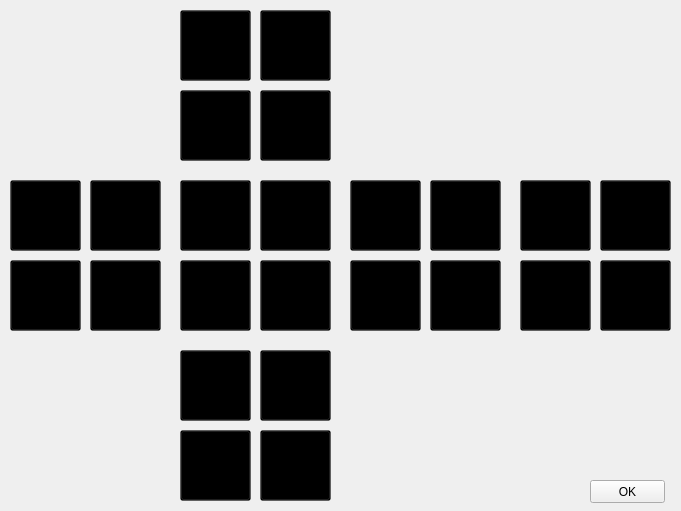
<?xml version="1.0" encoding="UTF-8"?>
<ui version="4.0">
 <class>scrambleDialog2x2</class>
 <widget class="QDialog" name="scrambleDialog2x2">
  <property name="geometry">
   <rect>
    <x>0</x>
    <y>0</y>
    <width>681</width>
    <height>511</height>
   </rect>
  </property>
  <property name="windowTitle">
   <string>2x2 Scramble</string>
  </property>
  <widget class="QPushButton" name="bs2_2">
   <property name="enabled">
    <bool>false</bool>
   </property>
   <property name="geometry">
    <rect>
     <x>520</x>
     <y>260</y>
     <width>71</width>
     <height>71</height>
    </rect>
   </property>
   <property name="styleSheet">
    <string notr="true">background-color: rgb(0, 0, 0);
background-color: rgba(0, 0, 0, 50);</string>
   </property>
   <property name="text">
    <string/>
   </property>
  </widget>
  <widget class="QPushButton" name="gs3_2">
   <property name="enabled">
    <bool>false</bool>
   </property>
   <property name="geometry">
    <rect>
     <x>260</x>
     <y>260</y>
     <width>71</width>
     <height>71</height>
    </rect>
   </property>
   <property name="styleSheet">
    <string notr="true">background-color: rgb(0, 0, 0);
background-color: rgba(0, 0, 0, 50);</string>
   </property>
   <property name="text">
    <string/>
   </property>
  </widget>
  <widget class="QPushButton" name="ys1_2">
   <property name="enabled">
    <bool>false</bool>
   </property>
   <property name="geometry">
    <rect>
     <x>260</x>
     <y>350</y>
     <width>71</width>
     <height>71</height>
    </rect>
   </property>
   <property name="styleSheet">
    <string notr="true">background-color: rgb(0, 0, 0);
background-color: rgba(0, 0, 0, 50);</string>
   </property>
   <property name="text">
    <string/>
   </property>
  </widget>
  <widget class="QPushButton" name="ys0_2">
   <property name="enabled">
    <bool>false</bool>
   </property>
   <property name="geometry">
    <rect>
     <x>180</x>
     <y>350</y>
     <width>71</width>
     <height>71</height>
    </rect>
   </property>
   <property name="styleSheet">
    <string notr="true">background-color: rgb(0, 0, 0);
background-color: rgba(0, 0, 0, 50);</string>
   </property>
   <property name="text">
    <string/>
   </property>
  </widget>
  <widget class="QPushButton" name="os3_2">
   <property name="enabled">
    <bool>false</bool>
   </property>
   <property name="geometry">
    <rect>
     <x>90</x>
     <y>260</y>
     <width>71</width>
     <height>71</height>
    </rect>
   </property>
   <property name="styleSheet">
    <string notr="true">background-color: rgb(0, 0, 0);
background-color: rgba(0, 0, 0, 50);</string>
   </property>
   <property name="text">
    <string/>
   </property>
  </widget>
  <widget class="QPushButton" name="os1_2">
   <property name="enabled">
    <bool>false</bool>
   </property>
   <property name="geometry">
    <rect>
     <x>90</x>
     <y>180</y>
     <width>71</width>
     <height>71</height>
    </rect>
   </property>
   <property name="styleSheet">
    <string notr="true">background-color: rgb(0, 0, 0);
background-color: rgba(0, 0, 0, 50);</string>
   </property>
   <property name="text">
    <string/>
   </property>
  </widget>
  <widget class="QPushButton" name="os2_2">
   <property name="enabled">
    <bool>false</bool>
   </property>
   <property name="geometry">
    <rect>
     <x>10</x>
     <y>260</y>
     <width>71</width>
     <height>71</height>
    </rect>
   </property>
   <property name="styleSheet">
    <string notr="true">background-color: rgb(0, 0, 0);
background-color: rgba(0, 0, 0, 50);</string>
   </property>
   <property name="text">
    <string/>
   </property>
  </widget>
  <widget class="QPushButton" name="os0_2">
   <property name="enabled">
    <bool>false</bool>
   </property>
   <property name="geometry">
    <rect>
     <x>10</x>
     <y>180</y>
     <width>71</width>
     <height>71</height>
    </rect>
   </property>
   <property name="styleSheet">
    <string notr="true">background-color: rgb(0, 0, 0);
background-color: rgba(0, 0, 0, 50);</string>
   </property>
   <property name="text">
    <string/>
   </property>
  </widget>
  <widget class="QPushButton" name="rs0_2">
   <property name="enabled">
    <bool>false</bool>
   </property>
   <property name="geometry">
    <rect>
     <x>350</x>
     <y>180</y>
     <width>71</width>
     <height>71</height>
    </rect>
   </property>
   <property name="styleSheet">
    <string notr="true">background-color: rgb(0, 0, 0);
background-color: rgba(0, 0, 0, 50);</string>
   </property>
   <property name="text">
    <string/>
   </property>
  </widget>
  <widget class="QPushButton" name="ws3_2">
   <property name="enabled">
    <bool>false</bool>
   </property>
   <property name="geometry">
    <rect>
     <x>260</x>
     <y>90</y>
     <width>71</width>
     <height>71</height>
    </rect>
   </property>
   <property name="styleSheet">
    <string notr="true">background-color: rgb(0, 0, 0);
background-color: rgba(0, 0, 0, 50);</string>
   </property>
   <property name="text">
    <string/>
   </property>
  </widget>
  <widget class="QPushButton" name="gs1_2">
   <property name="enabled">
    <bool>false</bool>
   </property>
   <property name="geometry">
    <rect>
     <x>260</x>
     <y>180</y>
     <width>71</width>
     <height>71</height>
    </rect>
   </property>
   <property name="styleSheet">
    <string notr="true">background-color: rgb(0, 0, 0);
background-color: rgba(0, 0, 0, 50);</string>
   </property>
   <property name="text">
    <string/>
   </property>
  </widget>
  <widget class="QPushButton" name="ws2_2">
   <property name="enabled">
    <bool>false</bool>
   </property>
   <property name="geometry">
    <rect>
     <x>180</x>
     <y>90</y>
     <width>71</width>
     <height>71</height>
    </rect>
   </property>
   <property name="styleSheet">
    <string notr="true">background-color: rgb(0, 0, 0);
background-color: rgba(0, 0, 0, 50);</string>
   </property>
   <property name="text">
    <string/>
   </property>
  </widget>
  <widget class="QPushButton" name="gs0_2">
   <property name="enabled">
    <bool>false</bool>
   </property>
   <property name="geometry">
    <rect>
     <x>180</x>
     <y>180</y>
     <width>71</width>
     <height>71</height>
    </rect>
   </property>
   <property name="styleSheet">
    <string notr="true">background-color: rgb(0, 0, 0);
background-color: rgba(0, 0, 0, 50);</string>
   </property>
   <property name="text">
    <string/>
   </property>
  </widget>
  <widget class="QPushButton" name="rs1_2">
   <property name="enabled">
    <bool>false</bool>
   </property>
   <property name="geometry">
    <rect>
     <x>430</x>
     <y>180</y>
     <width>71</width>
     <height>71</height>
    </rect>
   </property>
   <property name="styleSheet">
    <string notr="true">background-color: rgb(0, 0, 0);
background-color: rgba(0, 0, 0, 50);</string>
   </property>
   <property name="text">
    <string/>
   </property>
  </widget>
  <widget class="QPushButton" name="bs1_2">
   <property name="enabled">
    <bool>false</bool>
   </property>
   <property name="geometry">
    <rect>
     <x>600</x>
     <y>180</y>
     <width>71</width>
     <height>71</height>
    </rect>
   </property>
   <property name="styleSheet">
    <string notr="true">background-color: rgb(0, 0, 0);
background-color: rgba(0, 0, 0, 50);</string>
   </property>
   <property name="text">
    <string/>
   </property>
  </widget>
  <widget class="QPushButton" name="bs0_2">
   <property name="enabled">
    <bool>false</bool>
   </property>
   <property name="geometry">
    <rect>
     <x>520</x>
     <y>180</y>
     <width>71</width>
     <height>71</height>
    </rect>
   </property>
   <property name="styleSheet">
    <string notr="true">background-color: rgb(0, 0, 0);
background-color: rgba(0, 0, 0, 50);</string>
   </property>
   <property name="text">
    <string/>
   </property>
  </widget>
  <widget class="QPushButton" name="rs2_2">
   <property name="enabled">
    <bool>false</bool>
   </property>
   <property name="geometry">
    <rect>
     <x>350</x>
     <y>260</y>
     <width>71</width>
     <height>71</height>
    </rect>
   </property>
   <property name="styleSheet">
    <string notr="true">background-color: rgb(0, 0, 0);
background-color: rgba(0, 0, 0, 50);</string>
   </property>
   <property name="text">
    <string/>
   </property>
  </widget>
  <widget class="QPushButton" name="ys3_2">
   <property name="enabled">
    <bool>false</bool>
   </property>
   <property name="geometry">
    <rect>
     <x>260</x>
     <y>430</y>
     <width>71</width>
     <height>71</height>
    </rect>
   </property>
   <property name="styleSheet">
    <string notr="true">background-color: rgb(0, 0, 0);
background-color: rgba(0, 0, 0, 50);</string>
   </property>
   <property name="text">
    <string/>
   </property>
  </widget>
  <widget class="QPushButton" name="ws1_2">
   <property name="enabled">
    <bool>false</bool>
   </property>
   <property name="geometry">
    <rect>
     <x>260</x>
     <y>10</y>
     <width>71</width>
     <height>71</height>
    </rect>
   </property>
   <property name="styleSheet">
    <string notr="true">background-color: rgb(0, 0, 0);
background-color: rgba(0, 0, 0, 50);</string>
   </property>
   <property name="text">
    <string/>
   </property>
  </widget>
  <widget class="QPushButton" name="ys2_2">
   <property name="enabled">
    <bool>false</bool>
   </property>
   <property name="geometry">
    <rect>
     <x>180</x>
     <y>430</y>
     <width>71</width>
     <height>71</height>
    </rect>
   </property>
   <property name="styleSheet">
    <string notr="true">background-color: rgb(0, 0, 0);
background-color: rgba(0, 0, 0, 50);</string>
   </property>
   <property name="text">
    <string/>
   </property>
  </widget>
  <widget class="QPushButton" name="ws0_2">
   <property name="enabled">
    <bool>false</bool>
   </property>
   <property name="geometry">
    <rect>
     <x>180</x>
     <y>10</y>
     <width>71</width>
     <height>71</height>
    </rect>
   </property>
   <property name="styleSheet">
    <string notr="true">background-color: rgb(0, 0, 0);
background-color: rgba(0, 0, 0, 50);</string>
   </property>
   <property name="text">
    <string/>
   </property>
  </widget>
  <widget class="QPushButton" name="rs3_2">
   <property name="enabled">
    <bool>false</bool>
   </property>
   <property name="geometry">
    <rect>
     <x>430</x>
     <y>260</y>
     <width>71</width>
     <height>71</height>
    </rect>
   </property>
   <property name="styleSheet">
    <string notr="true">background-color: rgb(0, 0, 0);
background-color: rgba(0, 0, 0, 50);</string>
   </property>
   <property name="text">
    <string/>
   </property>
  </widget>
  <widget class="QPushButton" name="gs2_2">
   <property name="enabled">
    <bool>false</bool>
   </property>
   <property name="geometry">
    <rect>
     <x>180</x>
     <y>260</y>
     <width>71</width>
     <height>71</height>
    </rect>
   </property>
   <property name="styleSheet">
    <string notr="true">background-color: rgb(0, 0, 0);
background-color: rgba(0, 0, 0, 50);</string>
   </property>
   <property name="text">
    <string/>
   </property>
  </widget>
  <widget class="QPushButton" name="bs3_2">
   <property name="enabled">
    <bool>false</bool>
   </property>
   <property name="geometry">
    <rect>
     <x>600</x>
     <y>260</y>
     <width>71</width>
     <height>71</height>
    </rect>
   </property>
   <property name="styleSheet">
    <string notr="true">background-color: rgb(0, 0, 0);
background-color: rgba(0, 0, 0, 50);</string>
   </property>
   <property name="text">
    <string/>
   </property>
  </widget>
  <widget class="QPushButton" name="OKButton_2">
   <property name="enabled">
    <bool>true</bool>
   </property>
   <property name="geometry">
    <rect>
     <x>590</x>
     <y>480</y>
     <width>75</width>
     <height>23</height>
    </rect>
   </property>
   <property name="text">
    <string>OK</string>
   </property>
  </widget>
 </widget>
 <resources/>
 <connections>
  <connection>
   <sender>OKButton_2</sender>
   <signal>clicked()</signal>
   <receiver>scrambleDialog2x2</receiver>
   <slot>close()</slot>
   <hints>
    <hint type="sourcelabel">
     <x>619</x>
     <y>489</y>
    </hint>
    <hint type="destinationlabel">
     <x>543</x>
     <y>459</y>
    </hint>
   </hints>
  </connection>
 </connections>
</ui>
